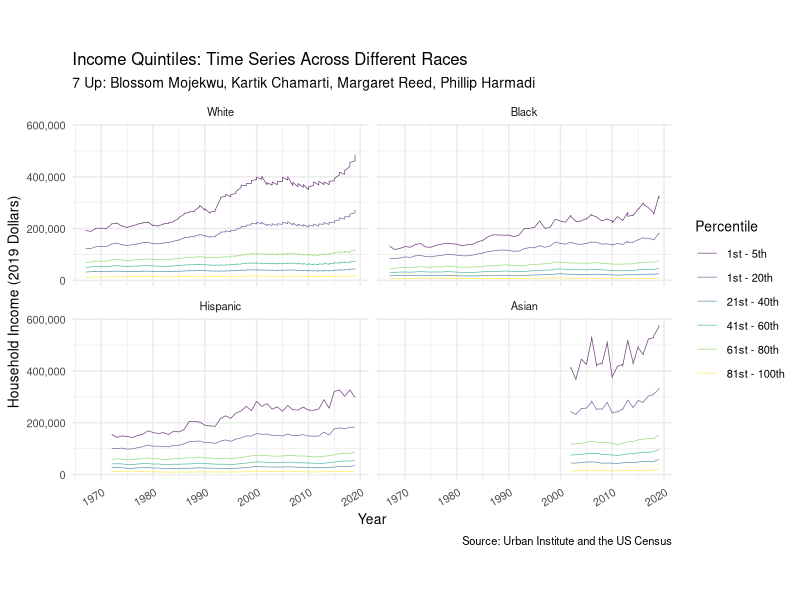
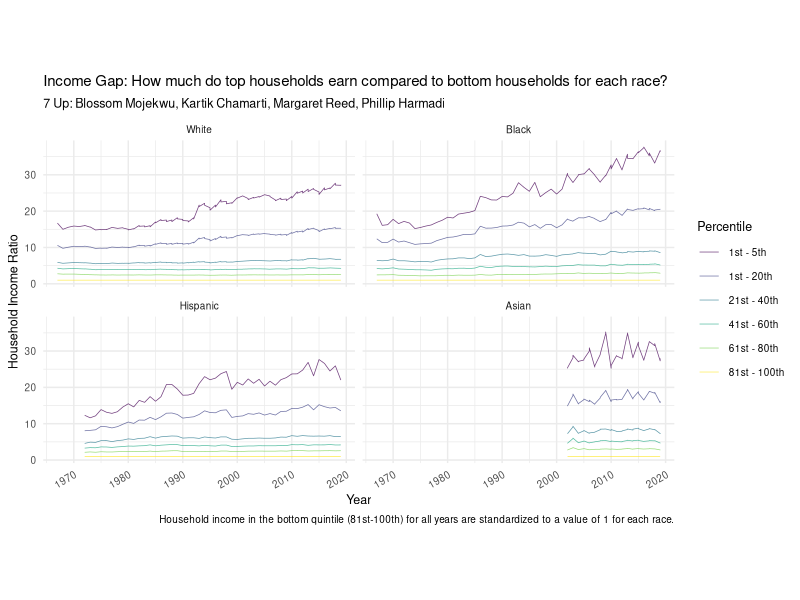
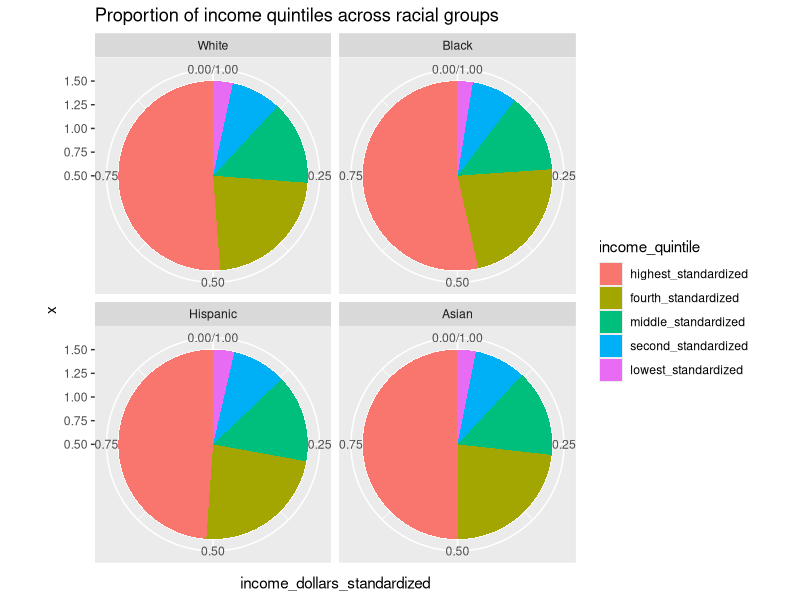
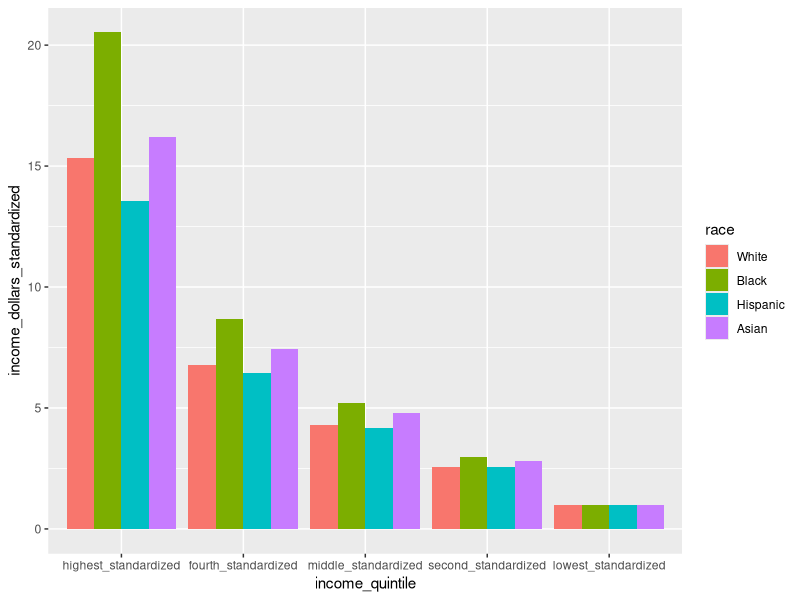
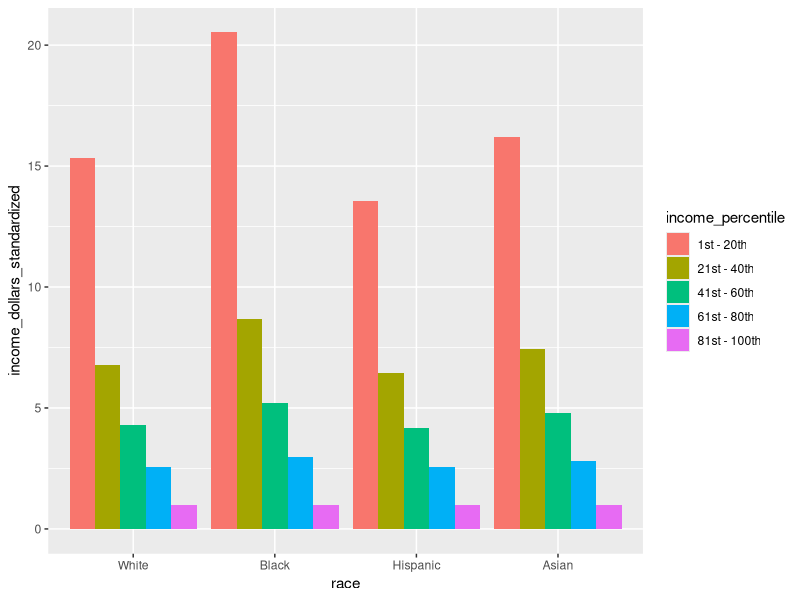
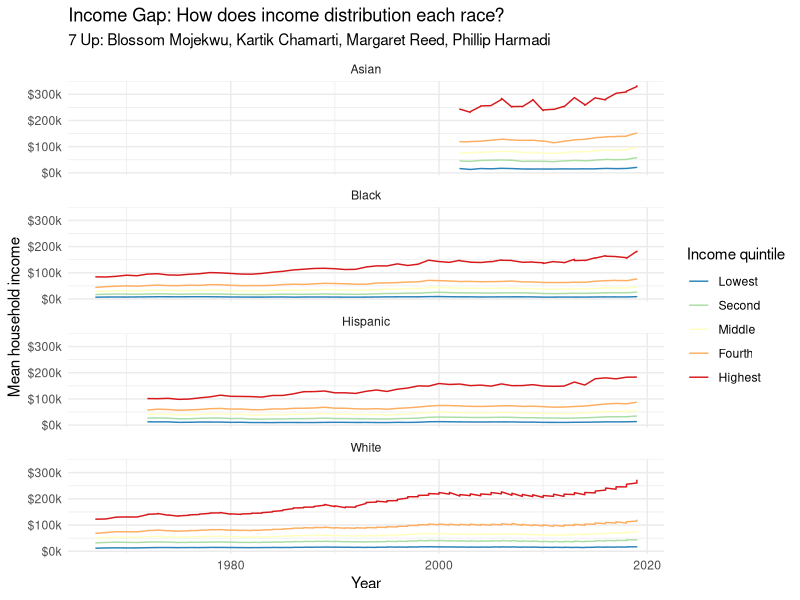

Write the R code that produced these figures, in order.
## ---- chunk 1
knitr::opts_chunk$set(echo = TRUE)
## ---- chunk 2
library(tidyverse)
library(lubridate)
library(plyr)
## ---- chunk 3
income_mean <- read.csv(file = "../data/income_mean.csv")
library(readr)
income_mean_1 <- read_csv("../data/income_mean.csv")

## ---- chunk 4
income_mean$race <- as.character(income_mean$race)

income_mean <- income_mean %>%
  mutate(race = str_remove(race, ',?\\s(.*)'))

income_mean$race <- factor(income_mean$race,
                           levels = c("All", "White", "Black", "Hispanic",
                                      "Asian"))
## ---- chunk 5
income_mean <- income_mean %>%
  mutate(income_percentile = case_when(
      income_quintile == "Top 5%"   ~ "1st - 5th",
      income_quintile == "Highest"  ~ "1st - 20th",
      income_quintile == "Second"   ~ "21st - 40th",
      income_quintile == "Middle"   ~ "41st - 60th",
      income_quintile == "Fourth"   ~ "61st - 80th",
      income_quintile == "Lowest"   ~ "81st - 100th")) 


income_mean$income_percentile <- as.factor(income_mean$income_percentile) 

income_mean$income_percentile <- factor(income_mean$income_percentile, 
                                        levels = c("1st - 5th", "1st - 20th", 
                                                   "21st - 40th",
                                                   "41st - 60th", "61st - 80th", 
                                                   "81st - 100th"))
## ---- chunk 6
income_mean <- income_mean %>% filter(dollar_type == "2019 Dollars")

income_mean <- income_mean %>% filter(race != "All")
## ---- chunk 7
ggplot(data = income_mean,
       mapping = aes(x = year,
                     y = income_dollars,
                     colour = income_percentile)) +
  geom_line(size = 0.25, alpha = 0.75) + 
  facet_wrap(. ~ race, nrow = 2) +
  labs(
    title = "Income Quintiles: Time Series Across Different Races",
    subtitle = "7 Up: Blossom Mojekwu, Kartik Chamarti, Margaret Reed, Phillip Harmadi",
    x = "Year", 
    y = "Household Income (2019 Dollars)", 
    color = "Percentile",
    caption = "Source: Urban Institute and the US Census"
    ) +
  scale_x_continuous(breaks = scales::pretty_breaks(n = 5)) +
  scale_y_continuous(labels = scales::comma) +
  scale_colour_viridis_d() +
  theme_minimal() +
  theme(text = element_text(size = 10), 
        axis.text.x = element_text(angle = 30, hjust = 1),
        axis.text.y = element_text(angle = 0, hjust = 1)) +
  coord_fixed(ratio = 1 / 20000)
## ---- chunk 8
income_mean_wider <- income_mean %>%
  select(-c(income_percentile)) %>%
  pivot_wider(names_from = income_quintile, 
                                  values_from = c("income_dollars")) %>% unnest()
income_mean_wider <- income_mean_wider %>%
  mutate(lowest_standardized = 1,
         second_standardized = Second / Lowest,
         middle_standardized = Middle / Lowest,
         fourth_standardized = Fourth / Lowest,
         highest_standardized = Highest / Lowest,
         top_5_pct_standardized = `Top 5%` / Lowest)

income_mean_wider <- income_mean_wider %>%
  select(-c("Lowest", "Second", "Middle", "Fourth", "Highest", "Top 5%")) %>%
  filter(dollar_type == "2019 Dollars") %>%
  select(-c("dollar_type")) 
## ---- chunk 9
income_mean_final <- income_mean_wider %>% 
  pivot_longer(cols = !year:race,
               names_to = "income_quintile", 
               values_to = "income_dollars")

income_mean_final <- income_mean_final %>%
  mutate(income_percentile = case_when(
      income_quintile == "top_5_pct_standardized"    ~ "1st - 5th",
      income_quintile == "highest_standardized"      ~ "1st - 20th",
      income_quintile == "fourth_standardized"       ~ "21st - 40th",
      income_quintile == "middle_standardized"       ~ "41st - 60th",
      income_quintile == "second_standardized"       ~ "61st - 80th",
      income_quintile == "lowest_standardized"       ~ "81st - 100th"),
      income_dollars_standardized = income_dollars) %>%
  select(-c("income_dollars"))

income_mean_final$income_percentile <- factor(income_mean_final$income_percentile, 
                                        levels = c("1st - 5th", "1st - 20th", 
                                                   "21st - 40th",
                                                   "41st - 60th", "61st - 80th", 
                                                   "81st - 100th"))
## ---- chunk 10
ggplot(data = income_mean_final,
       mapping = aes(x = year,
                     y = income_dollars_standardized,
                     colour = income_percentile)) +
  geom_line(size = 0.25, alpha = 0.75) + 
  facet_wrap(. ~ race, nrow = 2) +
  labs(
    title = "Income Gap: How much do top households earn compared to bottom households for each race?",
    subtitle = "7 Up: Blossom Mojekwu, Kartik Chamarti, Margaret Reed, Phillip Harmadi",
    x = "Year", y = "Household Income Ratio", 
    color = "Percentile",
    caption = "Household income in the bottom quintile (81st-100th) for all years are standardized to a value of 1 for each race."
    ) +
  scale_x_continuous(breaks = scales::pretty_breaks(n = 5)) +
  scale_y_continuous(labels = scales::comma) +
  scale_colour_viridis_d() +
  theme_minimal() +
  theme(text = element_text(size = 9), 
        axis.text.x = element_text(angle = 30, hjust = 1),
        axis.text.y = element_text(angle = 0, hjust = 1)) +
  coord_fixed(ratio = 1 / 1.5)
## ---- chunk 11
income_mean_final <- income_mean_final %>%
  mutate(income_quintile = fct_reorder(.f = income_quintile, .x = income_dollars_standardized, 
                                     .fun = mean, na.rm = FALSE, .desc = TRUE)) %>%
  filter(year == 2019) %>%
  filter(income_quintile != "top_5_pct_standardized") 

income_mean_final
## ---- chunk 12
income_mean_final %>%
  ggplot(aes(fill = income_quintile,
             x = 1,
             y = income_dollars_standardized)) + 
  geom_col(width = 1, position = "fill") +
  coord_polar(theta = "y") +
  facet_wrap(. ~ race, nrow = 2) +
  labs(title = "Proportion of income quintiles across racial groups")

  
## ---- chunk 13
# the following dataframe that I created shows the total values for each box 
# based on race and income quintile. 
# finding a way to merge both dataframes should allow it so that the geom_text 
# label
# can access the data.
# link for help: 
# https://stackoverflow.com/questions/6644997/showing-data-values-on-stacked-bar-chart-in-ggplot2

# income_mean_use <- income_mean_final %>%
#   mutate(income_quintile = fct_reorder(.f = income_quintile, .x = income_dollars_standardized, 
#                                      .fun = mean, na.rm = FALSE, .desc = TRUE)) %>%
#   filter(year == 2019) %>%
#   filter(income_quintile != "top_5_pct_standardized")
# income_mean_sum <- income_mean_final %>%
#   select(race,income_percentile, income_dollars_standardized) %>%
#   group_by(race,income_percentile) %>%
#   summarise(total_value = sum(income_dollars_standardized))
# #rename(income_mean_sum, income_percentile_sum = income_percentile)
# #rename(income_mean_sum, race_sum = race)
# 
# income_mean_use <- bind_cols(income_mean_sum, income_mean_use)
# ggplot(check, aes(fill = income_percentile, 
#                   x = income_dollars_standardized, 
#              y = reorder(race, desc(race)), 
#              width = 0.35)) + 
#   geom_bar(position = "fill", stat = "identity") +
#   scale_fill_brewer(type = "seq", palette = "Blues", direction = -1) +
#   labs(
#     title = "Income Gap: How much do top households earn compared to bottom households for each race?",
#     subtitle = "7 Up: Blossom Mojekwu, Kartik Chamarti, Margaret Reed, Phillip Harmadi",
#     x = "", y = "Household Income (as % of the whole population)", 
#     fill = "Income Percentile",
#     caption = "Text: Household income ratio as compared to the bottom quintile (81st-100th)."
#     ) +
#   scale_colour_viridis_d() +
#   scale_x_continuous(labels = scales::percent_format(scale = 100)) +
#   theme_minimal(base_size = 10) +
#   theme(text = element_text(size = 9),
#         plot.caption = element_text(size = 8, hjust = 0))
#   #geom_text(aes(label = round(total_value,1)),size = 3, position = position_stack(vjust = 0.5))




## ---- chunk 14
income_mean_final %>%
  mutate(income_quintile = fct_reorder(.f = income_quintile, .x = income_dollars_standardized, 
                                     .fun = mean, na.rm = FALSE, .desc = TRUE)) %>%
  filter(year == 2019) %>%
  filter(income_quintile != "top_5_pct_standardized") %>%
  ggplot(aes(x = income_quintile, y = income_dollars_standardized, fill = race)) + 
  geom_bar(stat = "identity", position = position_dodge())
## ---- chunk 15
income_mean_final %>%
  mutate(income_quintile = fct_reorder(.f = income_percentile, .x = income_dollars_standardized, 
                                     .fun = mean, na.rm = FALSE, .desc = TRUE)) %>%
  filter(year == 2019) %>%
  filter(income_quintile != "top_5_pct_standardized") %>%
  ggplot(aes(fill = income_percentile, y = income_dollars_standardized, x = race)) + 
  geom_bar(stat = "identity", position = position_dodge())
## ---- chunk 16
income_mean %>%
  filter(!str_detect(race, "Combination"),
         !str_detect(race, "Not Hispanic"),
         !str_detect(race, "All"),
         dollar_type == "2019 Dollars",
         income_quintile != "Top 5%") %>%
  mutate(race = str_remove(race, ',?\\s(.*)'),
         income_quintile = ordered(income_quintile, c("Lowest", "Second", 
                                                      "Middle", "Fourth", 
                                                      "Highest"))) %>%
  ggplot(
    aes(x = year, y = income_dollars, color = income_quintile)
  ) +
  geom_line() +
  facet_wrap(.~race, ncol = 1) +
  scale_y_continuous(labels = scales::label_number(big.mark = ",", 
                                                   scale = 0.001, 
                                                   suffix = "k",
                                                   prefix = "$")) +
  scale_color_brewer(type = "seq", palette = "Spectral", direction = -1) +
  labs(
    title = "Income Gap: How does income distribution each race?",
    subtitle = "7 Up: Blossom Mojekwu, Kartik Chamarti, Margaret Reed, Phillip Harmadi",
    x = "Year", y = "Mean household income", 
    color = "Income quintile"
    ) +
  theme_minimal()
